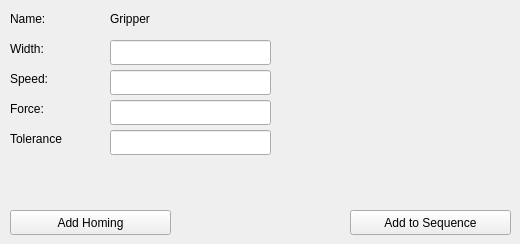
        <widget class="QWidget" name="page_11">
         <widget class="QLabel" name="label_74">
          <property name="geometry">
           <rect>
            <x>10</x>
            <y>10</y>
            <width>91</width>
            <height>17</height>
           </rect>
          </property>
          <property name="text">
           <string>Name:</string>
          </property>
         </widget>
         <widget class="QLabel" name="label_75">
          <property name="geometry">
           <rect>
            <x>110</x>
            <y>10</y>
            <width>151</width>
            <height>17</height>
           </rect>
          </property>
          <property name="text">
           <string>Gripper</string>
          </property>
         </widget>
         <widget class="QPushButton" name="pushButton_39">
          <property name="geometry">
           <rect>
            <x>350</x>
            <y>210</y>
            <width>161</width>
            <height>25</height>
           </rect>
          </property>
          <property name="text">
           <string>Add to Sequence</string>
          </property>
         </widget>
         <widget class="QLabel" name="label_76">
          <property name="geometry">
           <rect>
            <x>10</x>
            <y>40</y>
            <width>91</width>
            <height>17</height>
           </rect>
          </property>
          <property name="text">
           <string>Width:</string>
          </property>
         </widget>
         <widget class="QLineEdit" name="lineEdit_35">
          <property name="geometry">
           <rect>
            <x>110</x>
            <y>40</y>
            <width>161</width>
            <height>25</height>
           </rect>
          </property>
         </widget>
         <widget class="QLineEdit" name="lineEdit_36">
          <property name="geometry">
           <rect>
            <x>110</x>
            <y>70</y>
            <width>161</width>
            <height>25</height>
           </rect>
          </property>
         </widget>
         <widget class="QLabel" name="label_77">
          <property name="geometry">
           <rect>
            <x>10</x>
            <y>70</y>
            <width>91</width>
            <height>17</height>
           </rect>
          </property>
          <property name="text">
           <string>Speed:</string>
          </property>
         </widget>
         <widget class="QLabel" name="label_78">
          <property name="geometry">
           <rect>
            <x>10</x>
            <y>100</y>
            <width>91</width>
            <height>17</height>
           </rect>
          </property>
          <property name="text">
           <string>Force:</string>
          </property>
         </widget>
         <widget class="QLineEdit" name="lineEdit_37">
          <property name="geometry">
           <rect>
            <x>110</x>
            <y>100</y>
            <width>161</width>
            <height>25</height>
           </rect>
          </property>
         </widget>
         <widget class="QLabel" name="label_79">
          <property name="geometry">
           <rect>
            <x>10</x>
            <y>130</y>
            <width>91</width>
            <height>17</height>
           </rect>
          </property>
          <property name="text">
           <string>Tolerance</string>
          </property>
         </widget>
         <widget class="QLineEdit" name="lineEdit_38">
          <property name="geometry">
           <rect>
            <x>110</x>
            <y>130</y>
            <width>161</width>
            <height>25</height>
           </rect>
          </property>
         </widget>
         <widget class="QPushButton" name="pushButton_40">
          <property name="geometry">
           <rect>
            <x>10</x>
            <y>210</y>
            <width>161</width>
            <height>25</height>
           </rect>
          </property>
          <property name="text">
           <string>Add Homing</string>
          </property>
         </widget>
        </widget>
